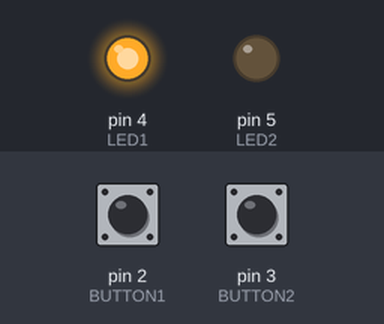
Simulated run of this sketch. Board: Arduino Uno, built with avr-gcc and run on an emulated ATmega328P. On the bench: output pins drawn as LEDs (lit = HIGH). Dashed ring = blinking. The test bench sets the inputs (shaded band); at power-on: pin 3 (BUTTON2) HIGH, pin 2 (BUTTON1) HIGH.

Above: at 1.2 s.
1.3 s: pin 3 (BUTTON2) pulled LOW for 0.15 s
At 2.3 s:
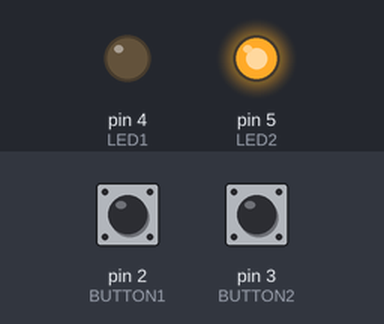
4.4 s: pin 2 (BUTTON1) pulled LOW for 0.15 s
7.4 s: pin 3 (BUTTON2) pulled LOW for 1 s
At 8.25 s:
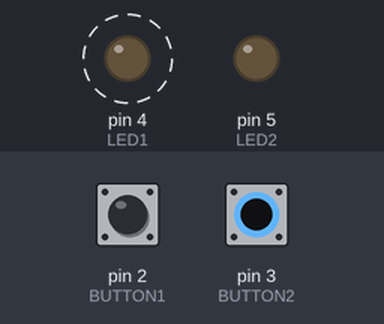
11.0 s: pin 3 (BUTTON2) pulled LOW for 3.2 s
At 11.25 s:
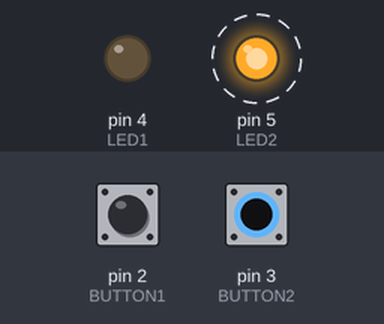
Timing chart, 0 to 16.7 s (numbered marks = the images above; inputs shaded):
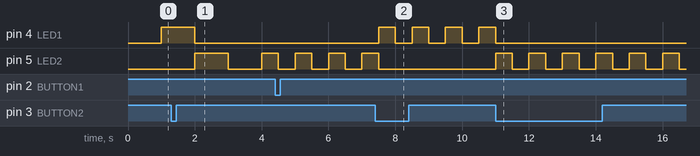

The sketch:

Simple_Code_Without_RTOS.ino
```cpp
#define LED1 4 // Pin for the first LED (Red)
#define LED2 5 // Pin for the second LED (Green)
#define BUTTON1 2 // Pin for the first button
#define BUTTON2 3 // Pin for the second button

// Volatile variables for(ISRs)
volatile bool toggleBlinkRate = false; // Variable to toggle blink rate
volatile bool changeColor = false; // Variable to change LED color

// Variables for time management
unsigned long previousMillis = 0; // Stores the last time the LEDs were updated
unsigned long interval = 1000; // Interval for LED blinking (default is 1 Hz)

// Variable to track the current LED color
bool track = true; // Starts with the red LED active

void setup() {
  // Initialize the LED pins as output
  pinMode(LED1, OUTPUT);
  pinMode(LED2, OUTPUT);

  // Initialize the button pins as input
  pinMode(BUTTON1, INPUT);
  pinMode(BUTTON2, INPUT);

  // Attach interrupts to the buttons
  attachInterrupt(digitalPinToInterrupt(BUTTON1), toggleRate, FALLING);
  attachInterrupt(digitalPinToInterrupt(BUTTON2), changeLEDColor, FALLING);
}

void loop() {
  // Get the current time
  unsigned long currentMillis = millis();

  // Check if it's time to toggle the LEDs
  if (currentMillis - previousMillis >= interval) {
    previousMillis = currentMillis; // Update the last time the LEDs were updated

    // Toggle the LEDs based on the current color state
    if (track) {
      digitalWrite(LED1, !digitalRead(LED1)); // Toggle the red LED
      digitalWrite(LED2, LOW); // Ensure the green LED is off
    } else {
      digitalWrite(LED2, !digitalRead(LED2)); // Toggle the green LED
      digitalWrite(LED1, LOW); // Ensure the red LED is off
    }
  }
}

// Interrupt Service Routine (ISR) to toggle the blink rate
void toggleRate() {
  toggleBlinkRate = !toggleBlinkRate; // Toggle the blink rate state
  if (toggleBlinkRate) {
    interval = 500; // Set interval to 500ms for 2 Hz blink rate
  } else {
    interval = 1000; // Set interval to 1000ms for 1 Hz blink rate
  }
}

// ISR to change the LED color
void changeLEDColor() {
  changeColor = !changeColor; // Toggle the color change state
  track = !track; // Toggle the active LED color
}
```

Measured:
- after the input at 1.3 s, pin 4 (LED1): goes on until 2.0 s, then stays LOW; pin 5 (LED2): LOW → HIGH after 0.70 s, → LOW 1.0 s later, → HIGH 1.0 s later
- after the input at 7.4 s, pin 4 (LED1): alternates HIGH for 0.50 s and LOW for 0.50 s, starting after 0.10 s; pin 5 (LED2): goes on until 7.5 s, then stays LOW
- after the input at 11.0 s, pin 4 (LED1): goes on until 11.0 s, then stays LOW; pin 5 (LED2): alternates HIGH for 0.50 s and LOW for 0.50 s, starting at once
